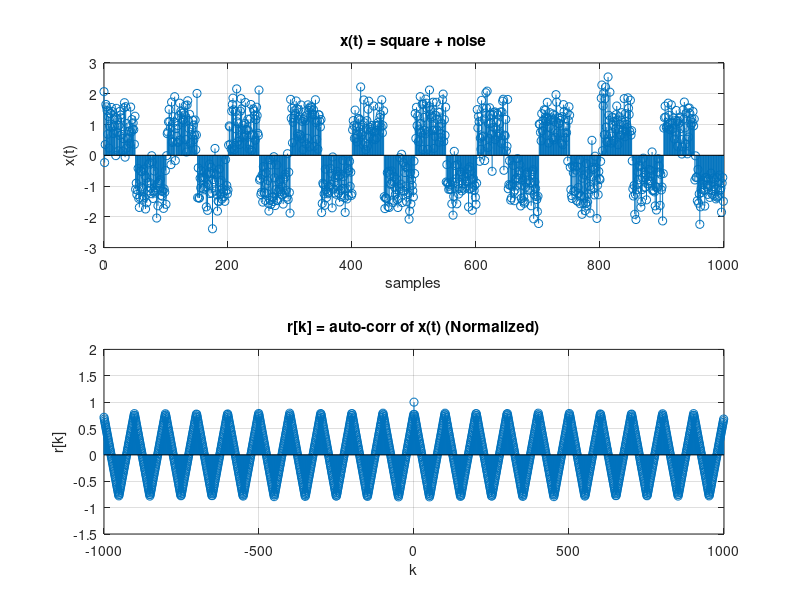
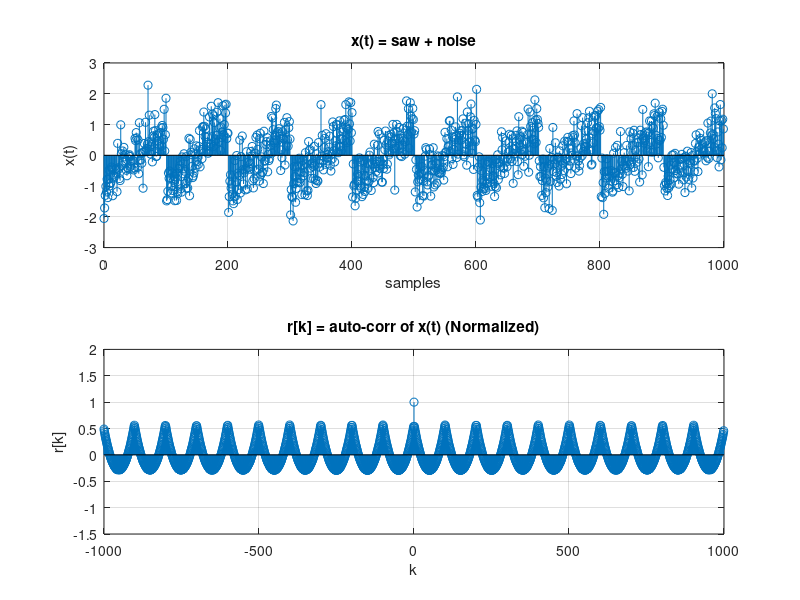
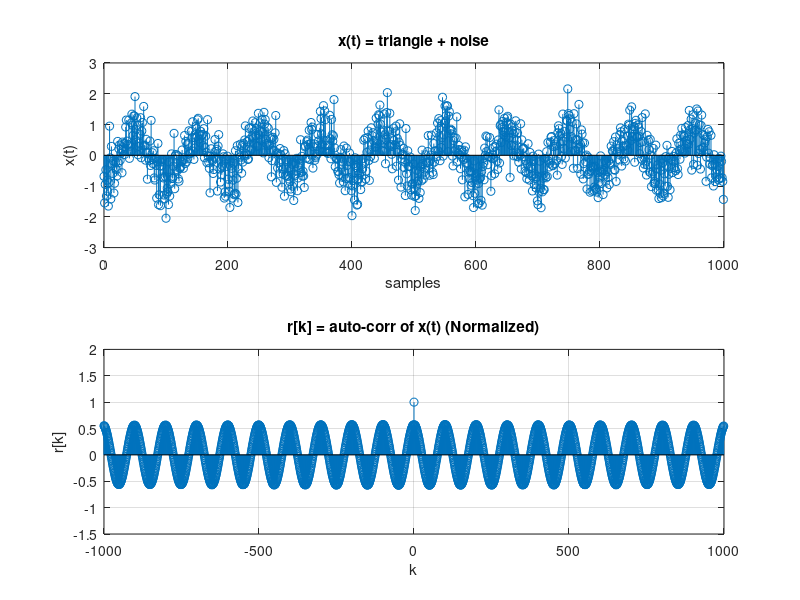

These figures' MATLAB source, in order:
clc; clear;
fs = 44100; f0 = 440; portion = 1000; duration = 1; Ts = 1/fs;
N = fs*duration;
t = (0:N-1)*Ts;

figure(1)
xt_square = square(2*pi*f0.*t); %sig
xt_square_noise = xt_square + 0.5*randn([1, length(xt_square)]); %sig with added noise
r_xt_square_noise = xcorr(xt_square_noise,xt_square_noise,"normalized"); % auto-corr of sig with added noise
subplot(211); stem([0:portion-1],xt_square_noise(1:portion)); grid on; 
title("x(t) = square + noise"); xlabel("samples"); ylabel("x(t)");
subplot(212); stem([-portion:portion-1], r_xt_square_noise(length(xt_square) - portion:length(xt_square) + portion - 1)); grid on; ylim([-1.5,2]);
title("r[k] = auto-corr of x(t) (Normalized)"); xlabel("k"); ylabel("r[k]");

xt_saw = sawtooth(2*pi*f0.*t); %sig
xt_saw_noise = xt_saw + 0.5*randn([1, length(xt_saw)]); %sig with added noise
r_xt_noise = xcorr(xt_saw_noise,xt_saw_noise,"normalized"); % auto-corr of sig with added noise
figure(2)
subplot(211); stem([0:portion-1],xt_saw_noise(1:portion)); grid on; 
title("x(t) = saw + noise"); xlabel("samples"); ylabel("x(t)");
subplot(212); stem([-portion:portion-1], r_xt_noise(length(xt_saw) - portion:length(xt_saw) + portion - 1)); grid on; ylim([-1.5,2]);
title("r[k] = auto-corr of x(t) (Normalized)"); xlabel("k"); ylabel("r[k]");

xt_triangle = sawtooth(2*pi*f0.*t,1/2); %sig
xt_triangle_noise = xt_triangle + 0.5*randn([1, length(xt_triangle)]); %sig with added noise
r_xt_triangle_noise = xcorr(xt_triangle_noise,xt_triangle_noise,"normalized"); % auto-corr of sig with added noise
figure(3)
subplot(211); stem([0:portion-1],xt_triangle_noise(1:portion)); grid on; 
title("x(t) = triangle + noise"); xlabel("samples"); ylabel("x(t)");
subplot(212); stem([-portion:portion-1], r_xt_triangle_noise(length(xt_triangle) - portion:length(xt_triangle) + portion - 1)); grid on; ylim([-1.5,2]);
title("r[k] = auto-corr of x(t) (Normalized)"); xlabel("k"); ylabel("r[k]");